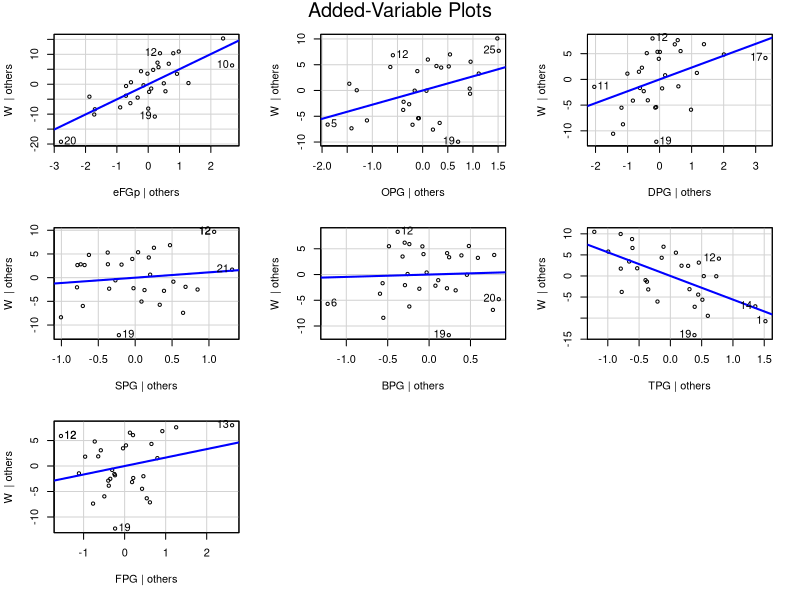
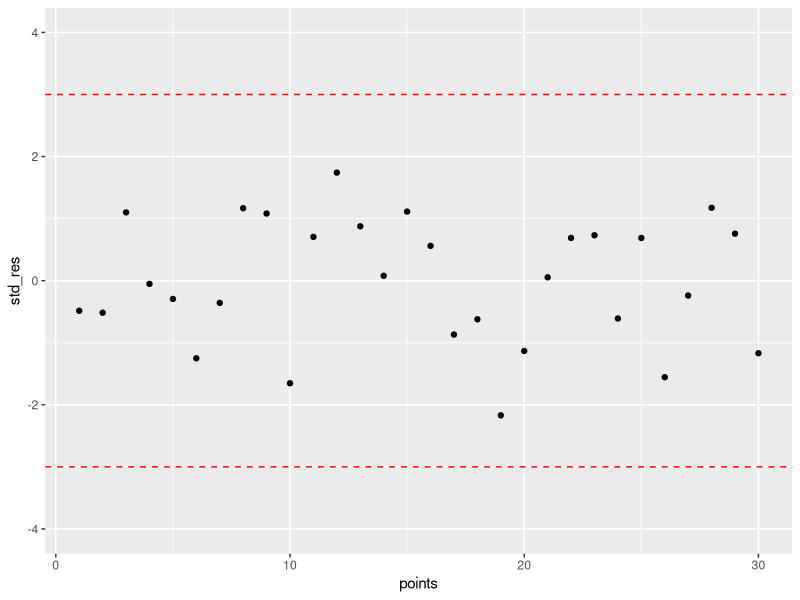
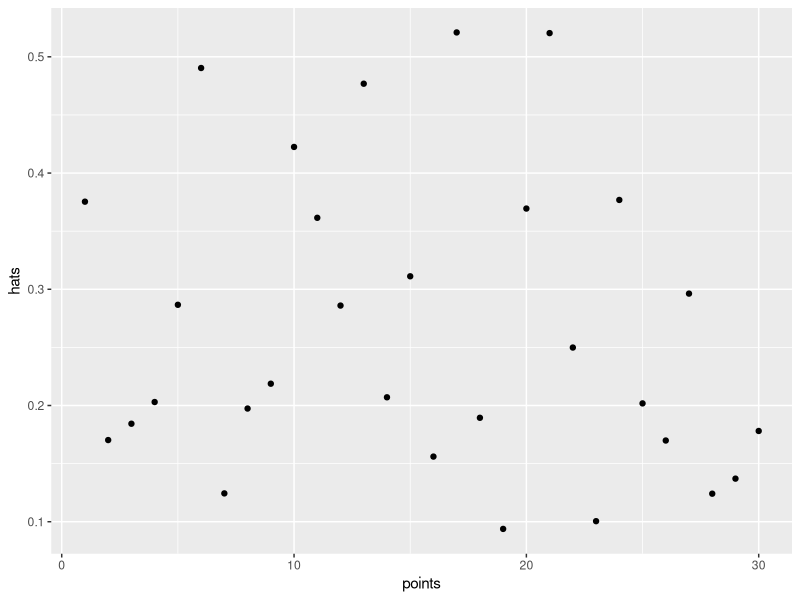
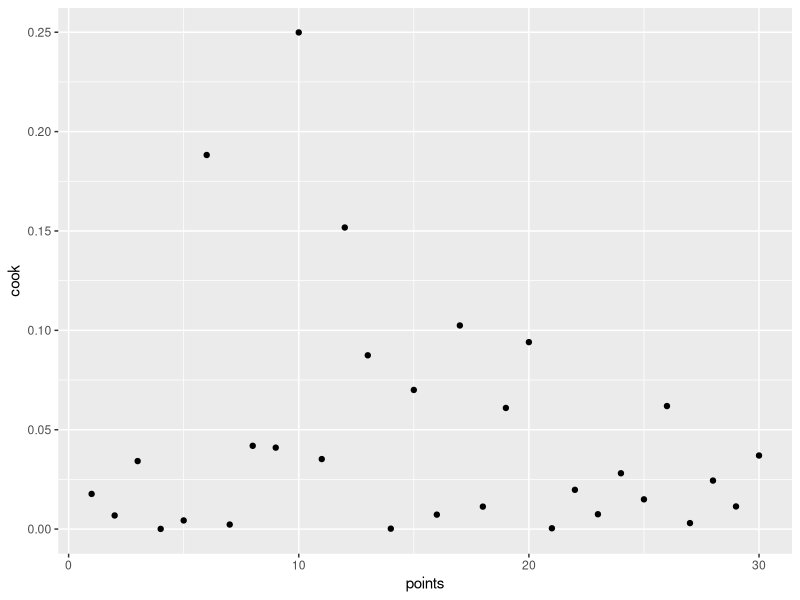
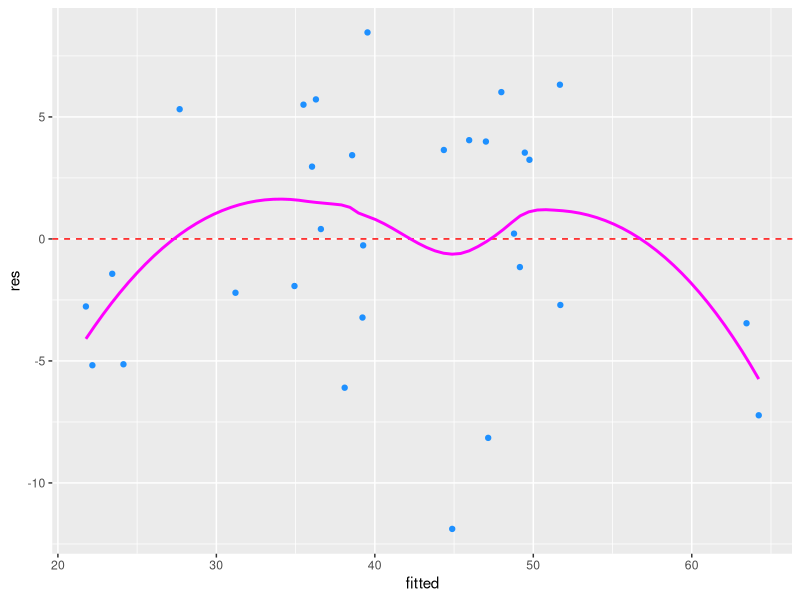
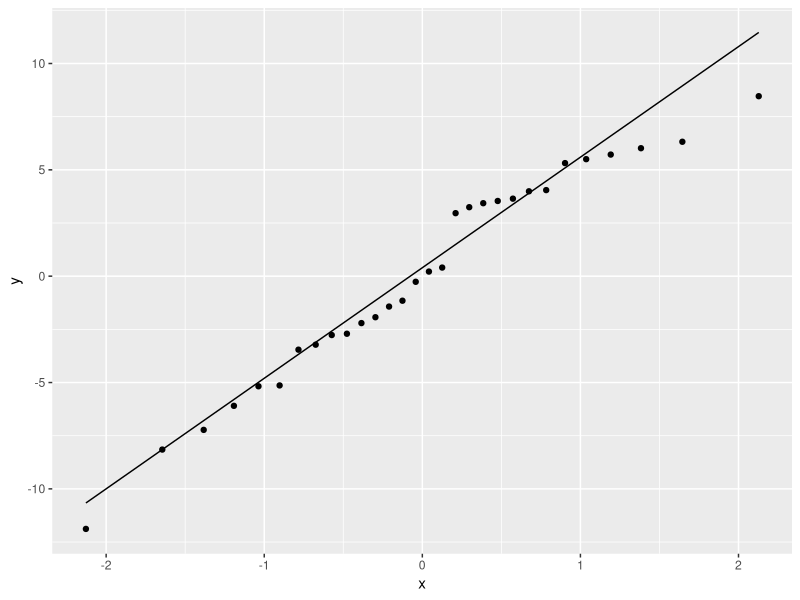
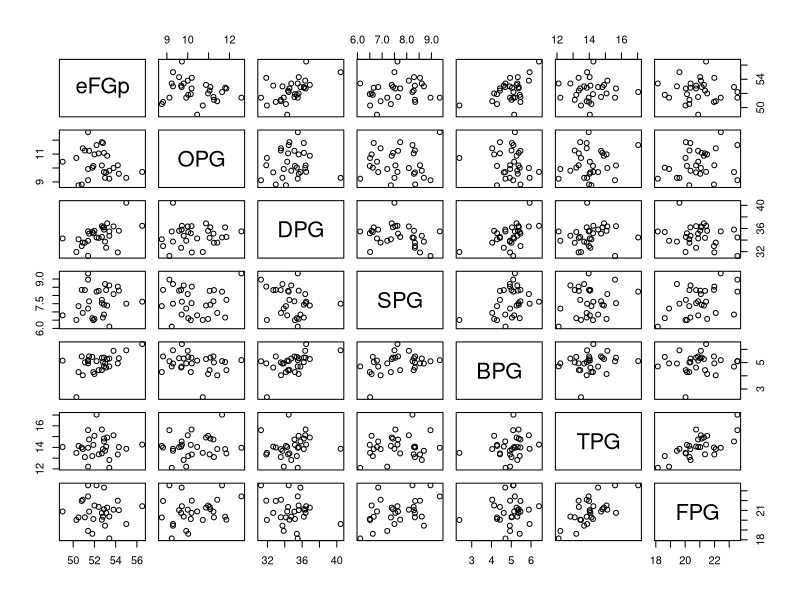

The R source for these figures, in order:
## Multiple Regression to Predict Wins



## Load Relevant Packages

library(tidyverse)
library(broom)
library(car)


## Reading in the Data

teams <- read_csv("data/processed/team_stats_final.csv")


## Finding the Most Logical Regression Model


teams <- teams %>%
  mutate(eFGp = eFGp * 100,
         TSp = TSp * 100)

## The above code mutates the percentage values to be out of 100, making the regression model more logical.

## The following code runs a regression model of Wins against all other variables. It then prints a tidy version of
## equation, which follows the form y = mx + b, where m is the slope coefficient for the x variable & b is the
## y intercept.


  
fit_teams <- lm(W ~ eFGp + PPG + APG + OPG + DPG + SPG + BPG + TPG + FPG, data = teams)

tidy(fit_teams, conf.int = TRUE)

## It seems from this that more points equals less chance of a win, along with assists, blocks & turnovers.
## As turnovers are considered negative this is fine, but the others are concerning. PPG, deemed the most negative
## influence on wins, will be removed and the model will be re-run.


fit_teams <- lm(W ~ eFGp + APG + OPG + DPG + SPG + BPG + TPG + FPG, data = teams)

tidy(fit_teams, conf.int = TRUE)

## This model fits better, but assists per game is still deemed a negative influence. Will removing it change 
## things?


fit_teams <- lm(W ~ eFGp + OPG + DPG + SPG + BPG + TPG + FPG, data = teams)

tidy(fit_teams, conf.int = TRUE)

## This model seems adequate. What this points out is that it wins are not really about getting more points or
## assists, but about being efficient when you have the ball. What's interesting to note is that the more fouls
## committed the more likely a team increases their win chance. Maybe this is due to the chance that a fouled
## player will miss one or more of their free throws, decreasing opposition points.



## Independence of Observations

car::durbinWatsonTest(fit_teams)

## The value D-W stat valie of approximately 2 meets the assumption that there is independence of observations.


## Linearity

car::avPlots(fit_teams)

## This plot demonstrates that there is a linear relationship between the response variable and each explanatory
## variable.



## Detecting Outliers

std_res <- rstandard(fit_teams)
points <- 1 : length(std_res)

ggplot(NULL, aes(points, std_res)) +
  geom_point() +
  ylim(c(-4, 4)) +
  geom_hline(yintercept = c(-3, 3), colour = "red", linetype = "dashed")

## The above code considers the residuals of single data points and comapares against the residuals of other
## data points. Looking at the plot it is evident that there are no outliers present.



## Detecting High Leverage Points

hats <- hatvalues(fit_teams)


ggplot(NULL, aes(points, hats)) +
  geom_point()
  
## Most of the points have the potential for leverage, but none significantly stand out against the others.



## Detecting Influential Points


cook <- cooks.distance(fit_teams)


ggplot(NULL, aes(points, cook)) +
  geom_point()

## Point 10 (Golden State Warriors) is considered highly influential, but as it is not considered an outlier
## it will not be removed from the regression model.


## Homoscedasticity

res <- residuals(fit_teams)
fitted <- predict(fit_teams)

ggplot(NULL, aes(fitted, res)) +
  geom_point(colour = "dodgerblue") +
  geom_hline(yintercept = 0, colour = "red", linetype = "dashed") +
  geom_smooth(se = FALSE, colour = "magenta")


## The above code plots residuals against fitted values of the equation, andshows that there is
## constant variance across all values of the x variable. Therefore the data shows homoscedasticity.



## Normality of Residuals

ggplot(NULL, aes(sample= res)) +
  stat_qq() +
  stat_qq_line()

## The strong adherence to the line of best fit implies that the residuals display normality.



## Multicollinearity

pairs(formula = ~ eFGp + OPG + DPG + SPG + BPG + TPG + FPG, data = teams)


## This plot shows that there is no linear relationship between any explanatory variable.


sqrt(car::vif(fit_teams))

## Variance Inflation Factor of approximately 1 also shows that there is no multicollinearity in the model.